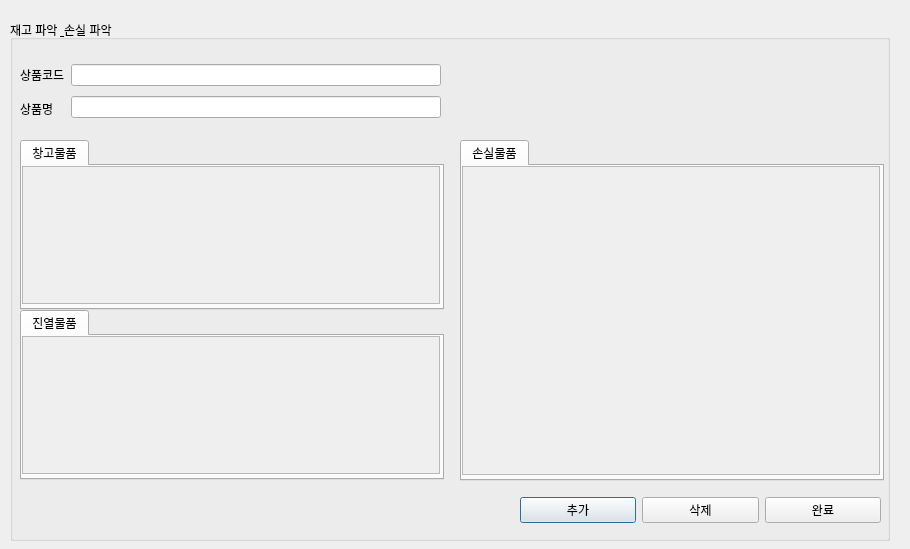
<?xml version="1.0" encoding="UTF-8"?>
<ui version="4.0">
 <class>Dialog</class>
 <widget class="QDialog" name="Dialog">
  <property name="geometry">
   <rect>
    <x>0</x>
    <y>0</y>
    <width>910</width>
    <height>549</height>
   </rect>
  </property>
  <property name="windowTitle">
   <string>Dialog</string>
  </property>
  <widget class="QGroupBox" name="groupBox">
   <property name="geometry">
    <rect>
     <x>10</x>
     <y>20</y>
     <width>880</width>
     <height>521</height>
    </rect>
   </property>
   <property name="title">
    <string>재고 파악 &amp; 손실 파악</string>
   </property>
   <property name="flat">
    <bool>true</bool>
   </property>
   <widget class="QWidget" name="horizontalLayoutWidget_11">
    <property name="geometry">
     <rect>
      <x>10</x>
      <y>40</y>
      <width>421</width>
      <height>63</height>
     </rect>
    </property>
    <layout class="QHBoxLayout" name="horizontalLayout_23">
     <item>
      <layout class="QVBoxLayout" name="verticalLayout_5">
       <item>
        <widget class="QLabel" name="label_9">
         <property name="enabled">
          <bool>true</bool>
         </property>
         <property name="text">
          <string>상품코드</string>
         </property>
        </widget>
       </item>
       <item>
        <widget class="QLabel" name="label_10">
         <property name="enabled">
          <bool>true</bool>
         </property>
         <property name="autoFillBackground">
          <bool>false</bool>
         </property>
         <property name="text">
          <string>상품명</string>
         </property>
        </widget>
       </item>
      </layout>
     </item>
     <item>
      <layout class="QVBoxLayout" name="verticalLayout_6">
       <item>
        <widget class="QLineEdit" name="lineEdit_8"/>
       </item>
       <item>
        <widget class="QLineEdit" name="lineEdit_9"/>
       </item>
      </layout>
     </item>
    </layout>
   </widget>
   <widget class="QTabWidget" name="tabWidget">
    <property name="geometry">
     <rect>
      <x>10</x>
      <y>120</y>
      <width>424</width>
      <height>170</height>
     </rect>
    </property>
    <property name="currentIndex">
     <number>0</number>
    </property>
    <widget class="QWidget" name="tab">
     <attribute name="title">
      <string>창고물품</string>
     </attribute>
     <widget class="QScrollArea" name="scrollArea_12">
      <property name="geometry">
       <rect>
        <x>0</x>
        <y>0</y>
        <width>418</width>
        <height>138</height>
       </rect>
      </property>
      <property name="widgetResizable">
       <bool>true</bool>
      </property>
      <widget class="QWidget" name="scrollAreaWidgetContents_12">
       <property name="geometry">
        <rect>
         <x>0</x>
         <y>0</y>
         <width>416</width>
         <height>136</height>
        </rect>
       </property>
       <widget class="QWidget" name="gridLayoutWidget_12">
        <property name="geometry">
         <rect>
          <x>0</x>
          <y>0</y>
          <width>421</width>
          <height>131</height>
         </rect>
        </property>
        <layout class="QGridLayout" name="gridLayout_12"/>
       </widget>
      </widget>
     </widget>
    </widget>
   </widget>
   <widget class="QWidget" name="horizontalLayoutWidget_9">
    <property name="geometry">
     <rect>
      <x>510</x>
      <y>470</y>
      <width>361</width>
      <height>41</height>
     </rect>
    </property>
    <layout class="QHBoxLayout" name="horizontalLayout_20">
     <item>
      <widget class="QPushButton" name="pushButton_35">
       <property name="text">
        <string>추가</string>
       </property>
      </widget>
     </item>
     <item>
      <widget class="QPushButton" name="pushButton_36">
       <property name="text">
        <string>삭제</string>
       </property>
      </widget>
     </item>
     <item>
      <widget class="QPushButton" name="pushButton_37">
       <property name="text">
        <string>완료</string>
       </property>
      </widget>
     </item>
    </layout>
   </widget>
   <widget class="QTabWidget" name="tabWidget_3">
    <property name="geometry">
     <rect>
      <x>450</x>
      <y>120</y>
      <width>424</width>
      <height>341</height>
     </rect>
    </property>
    <property name="currentIndex">
     <number>0</number>
    </property>
    <widget class="QWidget" name="tab_3">
     <attribute name="title">
      <string>손실물품</string>
     </attribute>
     <widget class="QScrollArea" name="scrollArea_15">
      <property name="geometry">
       <rect>
        <x>0</x>
        <y>0</y>
        <width>418</width>
        <height>309</height>
       </rect>
      </property>
      <property name="widgetResizable">
       <bool>true</bool>
      </property>
      <widget class="QWidget" name="scrollAreaWidgetContents_14">
       <property name="geometry">
        <rect>
         <x>0</x>
         <y>0</y>
         <width>416</width>
         <height>307</height>
        </rect>
       </property>
       <widget class="QWidget" name="gridLayoutWidget_14">
        <property name="geometry">
         <rect>
          <x>0</x>
          <y>0</y>
          <width>421</width>
          <height>301</height>
         </rect>
        </property>
        <layout class="QGridLayout" name="gridLayout_14"/>
       </widget>
      </widget>
     </widget>
    </widget>
   </widget>
  </widget>
  <widget class="QTabWidget" name="tabWidget_2">
   <property name="geometry">
    <rect>
     <x>20</x>
     <y>310</y>
     <width>424</width>
     <height>170</height>
    </rect>
   </property>
   <property name="currentIndex">
    <number>0</number>
   </property>
   <widget class="QWidget" name="tab_2">
    <attribute name="title">
     <string>진열물품</string>
    </attribute>
    <widget class="QScrollArea" name="scrollArea_13">
     <property name="geometry">
      <rect>
       <x>0</x>
       <y>0</y>
       <width>418</width>
       <height>138</height>
      </rect>
     </property>
     <property name="widgetResizable">
      <bool>true</bool>
     </property>
     <widget class="QWidget" name="scrollAreaWidgetContents_13">
      <property name="geometry">
       <rect>
        <x>0</x>
        <y>0</y>
        <width>416</width>
        <height>136</height>
       </rect>
      </property>
      <widget class="QWidget" name="gridLayoutWidget_13">
       <property name="geometry">
        <rect>
         <x>0</x>
         <y>0</y>
         <width>421</width>
         <height>131</height>
        </rect>
       </property>
       <layout class="QGridLayout" name="gridLayout_13"/>
      </widget>
     </widget>
    </widget>
   </widget>
  </widget>
  <zorder>groupBox</zorder>
  <zorder>label_10</zorder>
  <zorder>tabWidget_2</zorder>
 </widget>
 <resources/>
 <connections/>
</ui>
